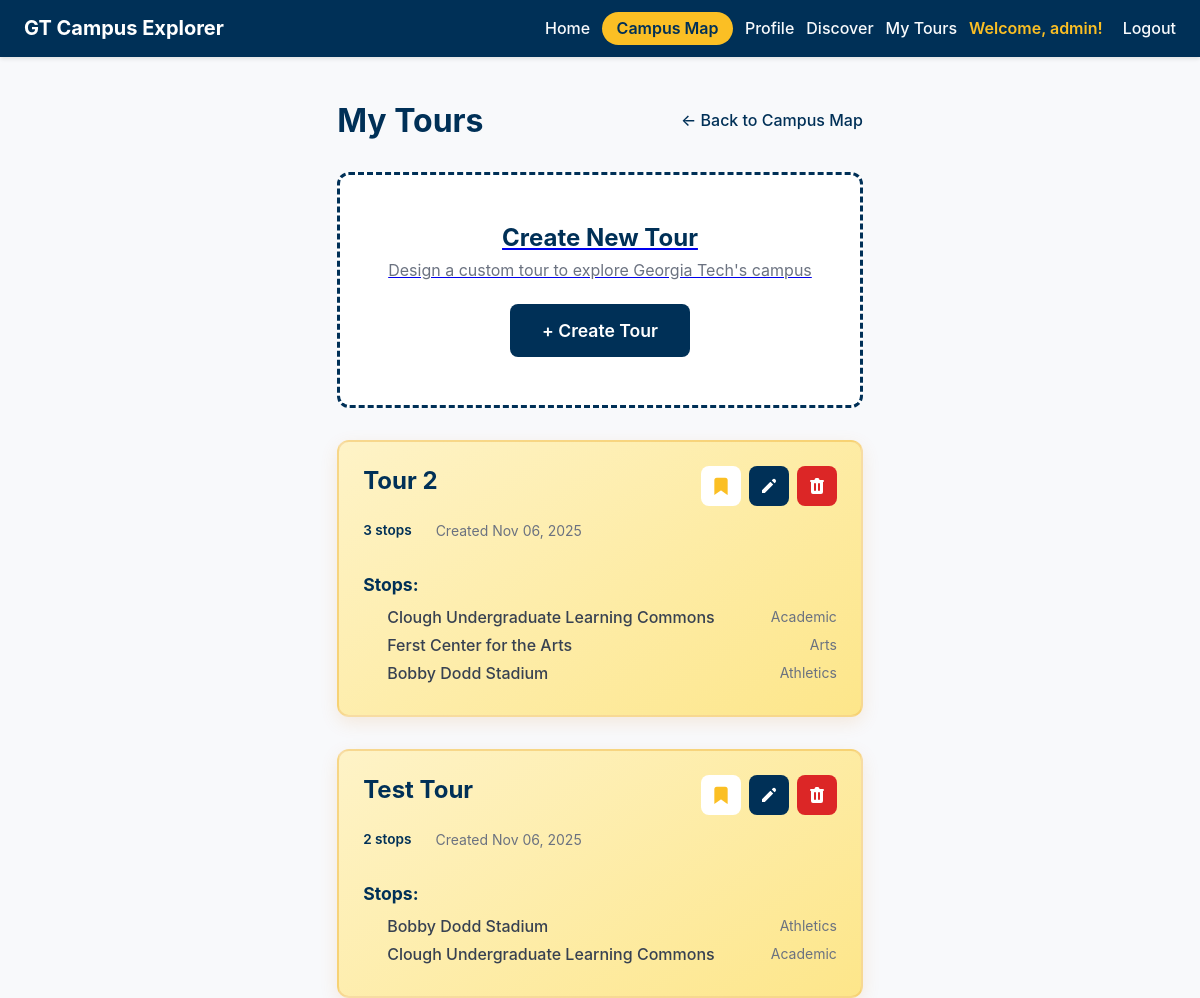
The page /campus/tours/ (signed in) on the database as committed earlier.
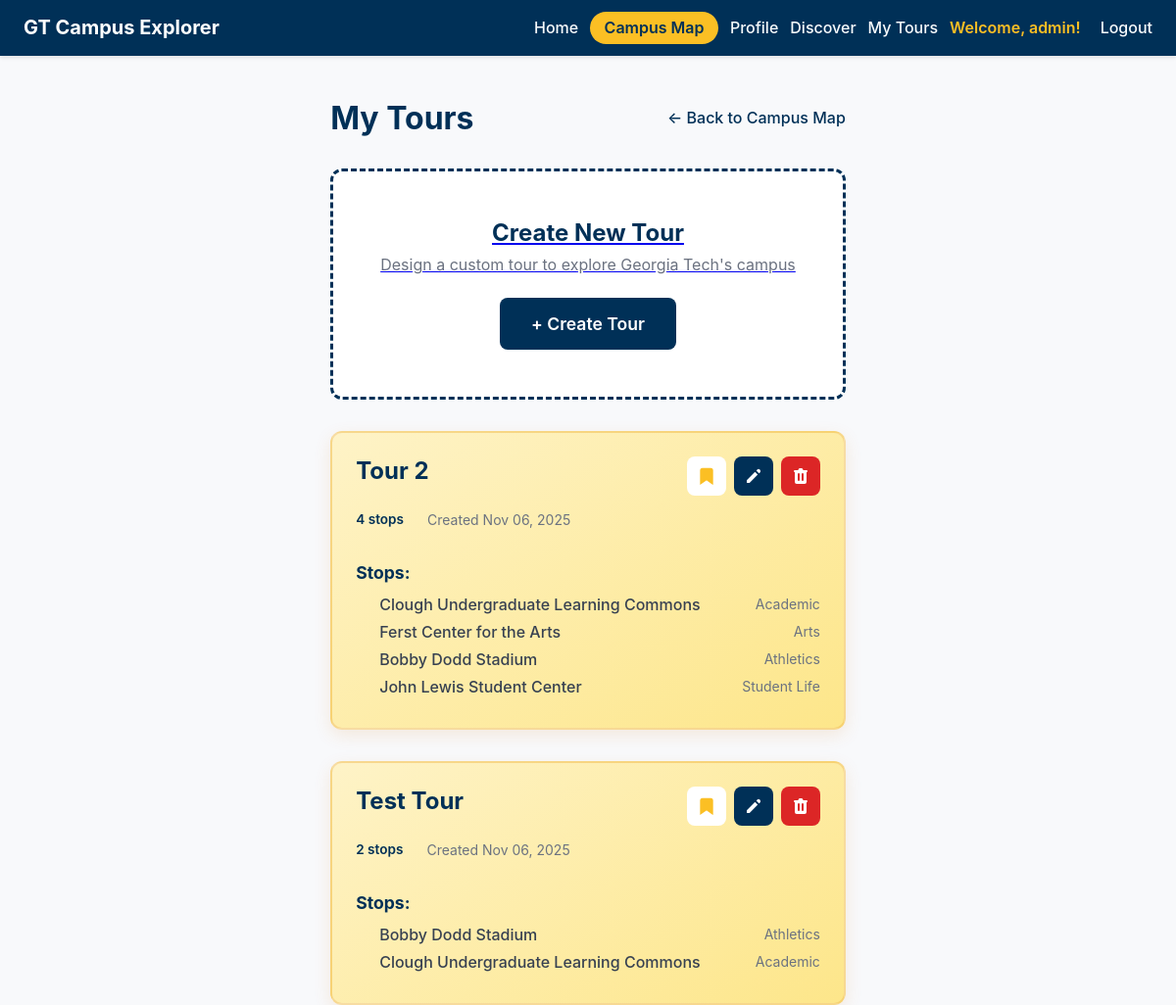
The same page on the database as committed later.
### campus/models.py (models this page shows, shortened)
class Tour(models.Model):
    user = models.ForeignKey(User, on_delete=models.CASCADE)
    name = models.CharField(max_length=100)
    description = models.TextField(blank=True)
    created_at = models.DateTimeField(auto_now_add=True)
    route_data = models.JSONField(
        blank=True,
        null=True,
        help_text="Cached route segments from Google Directions API"
    )
    class Meta:
        ordering = ['-created_at']

class TourStop(models.Model):
    tour = models.ForeignKey(Tour, on_delete=models.CASCADE, related_name='stops')
    location = models.ForeignKey(Location, on_delete=models.CASCADE)
    order = models.PositiveIntegerField()
    class Meta:
        ordering = ['order']
        unique_together = [['tour', 'location']]

class Location(models.Model):
    name = models.CharField(
        max_length=120,
        unique=True,
        help_text="Displayed name of the campus location.",
    )
    slug = models.SlugField(
        unique=True,
        blank=True,
        help_text="URL-friendly identifier auto-generated from the name.",
    )
    description = models.TextField(
        help_text="High-level overview that appears in campus tour content.",
    )
    historical_info = models.TextField(
        blank=True,
        null=True,
        help_text="Optional historical context or fun facts for visitors.",
    )
    latitude = models.DecimalField(
        max_digits=9,
        decimal_places=6,
        help_text="Latitude in decimal degrees (positive for north).",
    )
    longitude = models.DecimalField(
        max_digits=9,
        decimal_places=6,
        help_text="Longitude in decimal degrees (negative for west).",
    )
    address = models.CharField(
        max_length=255,
        blank=True,
        help_text="Street address or building details shown in the tour.",
    )
    category = models.CharField(
        max_length=100,
        blank=True,
        help_text="Category used for filtering (e.g., Dining, Academic).",
    )
    image_url = models.URLField(
        blank=True,
        null=True,
        help_text="Link to an external photo if one is hosted elsewhere.",
    )
    photo = models.ImageField(
        upload_to='locations/photos/',
        blank=True,
        null=True,
        help_text="Upload location photo.",
    )
    class Meta:
        ordering = ['name']

### campus/views.py (the view)
# urls.py: path('tours/', views.tour_manage, name='tour-manage'),
@login_required
def tour_manage(request):
    tours = Tour.objects.filter(user=request.user).prefetch_related('stops__location')
    locations = Location.objects.all()
    bookmarked_slugs = set(
        Bookmark.objects.filter(user=request.user).values_list('location__slug', flat=True)
    )
    bookmarked_tour_ids = set(
        TourBookmark.objects.filter(user=request.user).values_list('tour__id', flat=True)
    )
    tours_payload = []
    for tour in tours:
        stops = []
        for stop in tour.stops.all():
            stops.append({
                'id': stop.id,
                'location_id': stop.location.id,
                'order': stop.order,
                'location': {
                    'id': stop.location.id,
                    'name': stop.location.name,
                    'slug': stop.location.slug,
                    'description': stop.location.description,
                    'latitude': float(stop.location.latitude),
                    'longitude': float(stop.location.longitude),
                    'address': stop.location.address,
                    'category': stop.location.category,
                }
            })
        tours_payload.append({
            'id': tour.id,
            'name': tour.name,
            'description': tour.description,
            'created_at': tour.created_at.isoformat(),
            'stops': stops,
            'is_bookmarked': tour.id in bookmarked_tour_ids,
        })
    locations_payload = [
        {
            'id': location.id,
            'name': location.name,
            'slug': location.slug,
            'description': location.description,
            'latitude': float(location.latitude),
            'longitude': float(location.longitude),
            'address': location.address,
            'category': location.category,
            'is_bookmarked': location.slug in bookmarked_slugs,
        }
        for location in locations
    ]
    context = {
        'tours': tours,
        'tours_payload': tours_payload,
        'locations': locations,
        'locations_payload': locations_payload,
        'bookmarked_tour_ids': bookmarked_tour_ids,
    }
    return render(request, 'campus/tour_manage.html', context)

### campus/templates/campus/tour_manage.html (shortened to what this page needs)
{% extends "base.html" %}
{% block content %}
<div class="tour-manage-container">
    <header class="tour-manage-header">
        <h1>My Tours</h1>
        <div class="header-actions">
            <a href="{% url 'campus:overview' %}" class="back-link">← Back to Campus Map</a>
        </div>
    </header>
    <div id="tours-list" class="tours-grid">
        <a href="{% url 'campus:tour-create' %}" class="create-tour-card">
            <h3>Create New Tour</h3>
            <p>Design a custom tour to explore Georgia Tech's campus</p>
            <span class="btn btn-primary">+ Create Tour</span>
        </a>
        {% if tours %}
            {% for tour in tours %}
            <div class="tour-card" data-tour-id="{{ tour.id }}" data-bookmarked="{% if tour.id in bookmarked_tour_ids %}true{% else %}false{% endif %}">
                <div class="tour-card-header">
                    <h2 class="tour-name">{{ tour.name }}</h2>
                    <div class="tour-actions">
                        <button class="btn-icon tour-bookmark-btn"
                                data-tour-id="{{ tour.id }}"
                                data-bookmarked="{% if tour.id in bookmarked_tour_ids %}true{% else %}false{% endif %}"
                                title="{% if tour.id in bookmarked_tour_ids %}Remove bookmark{% else %}Add bookmark{% endif %}">
                            <svg class="bookmark-icon {% if tour.id in bookmarked_tour_ids %}bookmarked{% endif %}"
                                 width="20" height="20" viewBox="0 0 24 24"
                                 fill="{% if tour.id in bookmarked_tour_ids %}currentColor{% else %}none{% endif %}"
                                 stroke="currentColor" stroke-width="2">
                                <path d="M19 21l-7-5-7 5V5a2 2 0 0 1 2-2h10a2 2 0 0 1 2 2z"></path>
                            </svg>
                        </button>
                        <a href="{% url 'campus:tour-edit' tour.id %}" class="btn-icon btn-edit" title="Edit tour">
                            <svg width="20" height="20" viewBox="0 0 20 20" fill="currentColor">
                                <path d="M13.586 3.586a2 2 0 112.828 2.828l-.793.793-2.828-2.828.793-.793zM11.379 5.793L3 14.172V17h2.828l8.38-8.379-2.83-2.828z"/>
                            </svg>
                        </a>
                        <button class="btn-icon btn-delete" onclick="deleteTour({{ tour.id }}, '{{ tour.name|escapejs }}')" title="Delete tour">
                        </button>
                    </div>
                </div>
                <div class="tour-meta">
                    <span class="tour-stops-count">{{ tour.stops.count }} stop{{ tour.stops.count|pluralize }}</span>
                    <span class="tour-date">Created {{ tour.created_at|date:"M d, Y" }}</span>
                </div>
                <div class="tour-stops">
                    <h3>Stops:</h3>
                    <ol class="stops-preview">
                        {% for stop in tour.stops.all %}
                        <li>
                            <span class="stop-name">{{ stop.location.name }}</span>
                            <span class="stop-category">{{ stop.location.category }}</span>
                        </li>
                        {% endfor %}
                    </ol>
                </div>
            </div>
            {% endfor %}
        {% endif %}
    </div>
</div>
{% endblock %}

Rows that differ between the two databases and show on the page:
changed Tour "Tour 2": stops.count "3" → "4"
added TourStop: location.name "John Lewis Student Center", location.category "Student Life", shown under Tour "Tour 2"
